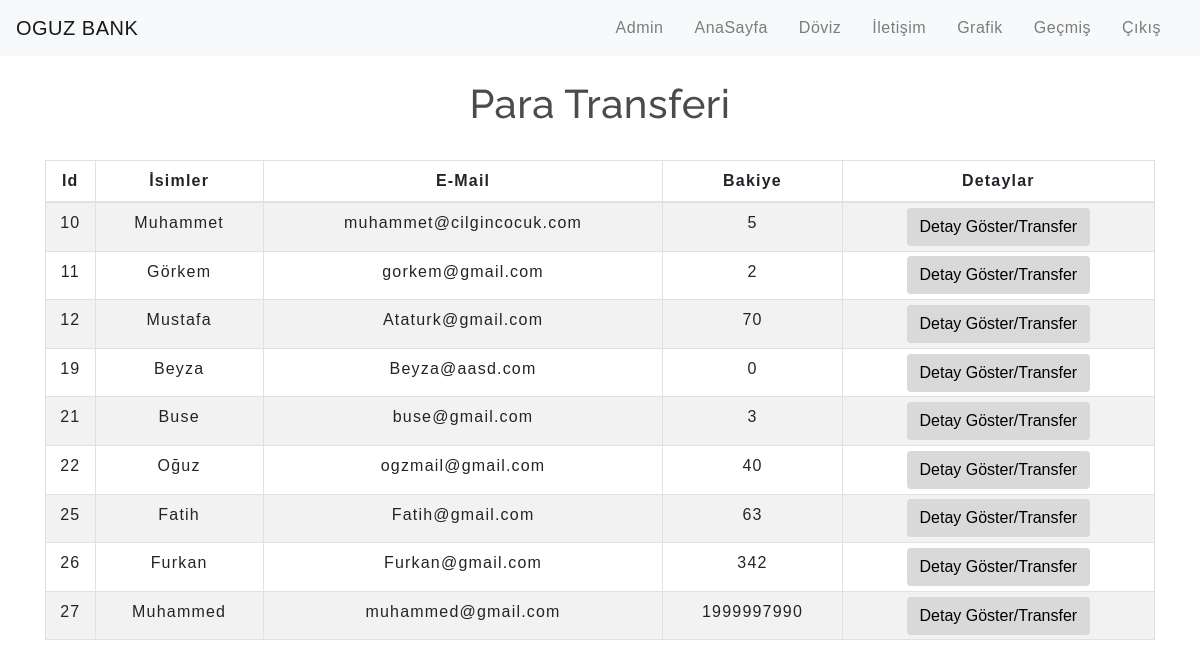
The app's page /transfermoney.php with its own data.
### tables this page shows
CREATE TABLE `bilgilerim` (
  `bilgiler_id` int(11) NOT NULL,
  `bilgiler_ad` varchar(50) NOT NULL,
  `bilgiler_soyad` varchar(50) NOT NULL,
  `password` varchar(75) NOT NULL,
  `bilgiler_mail` varchar(50) NOT NULL,
  `bilgiler_yas` int(3) NOT NULL,
  `bilgiler_zaman` timestamp NOT NULL DEFAULT CURRENT_TIMESTAMP,
  `bakiye` int(11) NOT NULL
);

### transfermoney.php (the view, shortened to what this page needs)
<!DOCTYPE html>
<html lang="en">
<head>
    <link rel="stylesheet" href="https://maxcdn.bootstrapcdn.com/bootstrap/4.0.0/css/bootstrap.min.css">
    <link rel="stylesheet" type="text/css" href="css/table.css">
    <link rel="stylesheet" type="text/css" href="css/navbar.css">
</head>
<body>
<?php
    include 'config.php';
    $sql = "SELECT * FROM bilgilerim";
    $result = mysqli_query($conn,$sql);
?>
<?php
  include 'navbar.php';
?>
<div class="container">
        <h2 class="text-center pt-4">Para Transferi</h2>
        <br>
            <div class="row">
                <div class="col">
                    <div class="table-responsive-sm">
                    <table class="table table-hover table-sm table-striped table-condensed table-bordered">
                        <thead>
                            <tr>
                            <th scope="col" class="text-center py-2">Id</th>
                            <th scope="col" class="text-center py-2">İsimler</th>
                            <th scope="col" class="text-center py-2">E-Mail</th>
                            <th scope="col" class="text-center py-2">Bakiye</th>
                            <th scope="col" class="text-center py-2">Detaylar</th>
                            </tr>
                        </thead>
                        <tbody>
                <?php
                    while($rows=mysqli_fetch_assoc($result)){
                ?>
                    <tr>
                        <td class="py-2"><?php echo $rows['bilgiler_id'] ?></td>
                        <td class="py-2"><?php echo $rows['bilgiler_ad']?></td>
                        <td class="py-2"><?php echo $rows['bilgiler_mail']?></td>
                        <td class="py-2"><?php echo $rows['bakiye']?></td>
                        <td><a href="selecteduserdetail.php?bilgiler_id= <?php echo $rows['bilgiler_id'] ;?>"> <button type="button" class="btn">Detay Göster/Transfer</button></a></td>
                    </tr>
                <?php
                    }
                ?>
                        </tbody>
                    </table>
                    </div>
                </div>
            </div>
         </div>
</body>
</html>

### navbar.php (shortened to what this page needs)
<nav class="navbar navbar-expand-md navbar-light bg-light">
<a class="navbar-brand" href="AnaSayfa.php">OGUZ BANK</a>
<div class="collapse navbar-collapse" id="collapsibleNavbar">
      <ul class="navbar-nav ml-auto">
      <li class="nav-item">
          <a class="nav-link" href="nedmin/production/login.php">Admin</a>
        </li>
        <li class="nav-item">
          <a class="nav-link" href="AnaSayfa.php">AnaSayfa</a>
        </li>
        <li class="nav-item">
          <a class="nav-link" href="Doviz.php">Döviz</a>
        </li>
        <li class="nav-item">
          <a class="nav-link" href="iletisim.php">İletişim</a>
        </li>
        <li class="nav-item">
          <a class="nav-link" href="grafik.php">Grafik</a>
        </li>
        <li class="nav-item">
          <a class="nav-link" href="transactionhistory.php">Geçmiş</a>
        </li>
        <li class="nav-item">
          <a class="nav-link" href="logout.php">Çıkış</a>
        </li>
    </div>
 </nav>

### css/table.css (style rules this page uses)
* { padding: 0; margin: 0; box-sizing: border-box; font-family: sans-serif; }
h2 { font-size: 40px; }
table { letter-spacing: 1.2px; }
td { text-align: center; }
button { border:none; background: #d9d9d9; transition: 1s; }

### css/navbar.css (style rules this page uses)
.nav-link { margin-right: 15px; color:#2F363F; letter-spacing: 0.5px; transition: 0.5s; }
.navbar-brand { color: #4C4B4B; letter-spacing: 0.5px; }
h2 { color: #4C4B4B; letter-spacing: 0.5px; font-family: raleway; }

### transfermoney.php (style rules this page uses)
button { transition: 1.5s; }

### records on screen
bilgilerim: bilgiler_id "10", bilgiler_ad "Muhammet", bilgiler_mail "muhammet@cilgincocuk.com", bakiye "5"
bilgilerim: bilgiler_id "11", bilgiler_ad "Görkem", bilgiler_mail "gorkem@gmail.com", bakiye "2"
bilgilerim: bilgiler_id "12", bilgiler_ad "Mustafa", bilgiler_mail "Ataturk@gmail.com", bakiye "70"
bilgilerim: bilgiler_id "19", bilgiler_ad "Beyza", bilgiler_mail "Beyza@aasd.com", bakiye "0"
bilgilerim: bilgiler_id "21", bilgiler_ad "Buse", bilgiler_mail "buse@gmail.com", bakiye "3"
bilgilerim: bilgiler_id "22", bilgiler_ad "Oğuz", bilgiler_mail "ogzmail@gmail.com", bakiye "40"
bilgilerim: bilgiler_id "25", bilgiler_ad "Fatih", bilgiler_mail "Fatih@gmail.com", bakiye "63"
bilgilerim: bilgiler_id "26", bilgiler_ad "Furkan", bilgiler_mail "Furkan@gmail.com", bakiye "342"
bilgilerim: bilgiler_id "27", bilgiler_ad "Muhammed", bilgiler_mail "muhammed@gmail.com", bakiye "1999997990"
